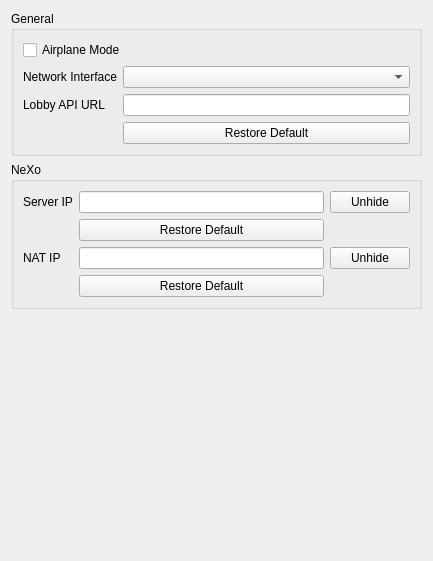
<?xml version="1.0" encoding="UTF-8"?>
<ui version="4.0">
 <class>ConfigureNetwork</class>
 <widget class="QWidget" name="ConfigureNetwork">
  <property name="geometry">
   <rect>
    <x>0</x>
    <y>0</y>
    <width>433</width>
    <height>561</height>
   </rect>
  </property>
  <property name="windowTitle">
   <string>Form</string>
  </property>
  <property name="accessibleName">
   <string>Network</string>
  </property>
  <layout class="QVBoxLayout" name="verticalLayout">
   <item>
    <layout class="QVBoxLayout" name="verticalLayout_3">
     <item>
      <widget class="QGroupBox" name="groupBox_2">
       <property name="title">
        <string>General</string>
       </property>
       <layout class="QGridLayout" name="gridLayout_2">
        <item row="0" column="0" colspan="2">
         <widget class="QCheckBox" name="airplane_mode">
          <property name="text">
           <string>Airplane Mode</string>
          </property>
          <property name="toolTip">
           <string>Disable all network functionality, similar to Nintendo Switch airplane mode</string>
          </property>
         </widget>
        </item>
        <item row="1" column="1">
         <widget class="QComboBox" name="network_interface"/>
        </item>
        <item row="1" column="0">
         <widget class="QLabel" name="label_4">
          <property name="text">
           <string>Network Interface</string>
          </property>
         </widget>
        </item>
        <item row="2" column="0">
         <widget class="QLabel" name="label_lobby_api">
          <property name="text">
           <string>Lobby API URL</string>
          </property>
         </widget>
        </item>
        <item row="2" column="1">
         <widget class="QLineEdit" name="lobby_api_url"/>
        </item>
        <item row="3" column="1">
         <widget class="QPushButton" name="restore_default_lobby_api">
          <property name="text">
           <string>Restore Default</string>
          </property>
         </widget>
        </item>
       </layout>
      </widget>
     </item>
     <item>
      <widget class="QGroupBox" name="groupBox_nexo">
       <property name="title">
        <string>NeXo</string>
       </property>
       <layout class="QGridLayout" name="gridLayout_nexo">
        <item row="0" column="0">
         <widget class="QLabel" name="label_nexo_server_ip">
          <property name="text">
           <string>Server IP</string>
          </property>
         </widget>
        </item>
        <item row="0" column="1">
         <widget class="QLineEdit" name="nexo_server_ip">
          <property name="echoMode">
           <enum>QLineEdit::Password</enum>
          </property>
         </widget>
        </item>
        <item row="0" column="2">
         <widget class="QPushButton" name="unhide_nexo_server_ip">
          <property name="text">
           <string>Unhide</string>
          </property>
          <property name="checkable">
           <bool>true</bool>
          </property>
         </widget>
        </item>
        <item row="1" column="1">
         <widget class="QPushButton" name="restore_default_nexo_server_ip">
          <property name="text">
           <string>Restore Default</string>
          </property>
         </widget>
        </item>
        <item row="2" column="0">
         <widget class="QLabel" name="label_nexo_nat_ip">
          <property name="text">
           <string>NAT IP</string>
          </property>
         </widget>
        </item>
        <item row="2" column="1">
         <widget class="QLineEdit" name="nexo_nat_ip">
          <property name="echoMode">
           <enum>QLineEdit::Password</enum>
          </property>
         </widget>
        </item>
        <item row="2" column="2">
         <widget class="QPushButton" name="unhide_nexo_nat_ip">
          <property name="text">
           <string>Unhide</string>
          </property>
          <property name="checkable">
           <bool>true</bool>
          </property>
         </widget>
        </item>
        <item row="3" column="1">
         <widget class="QPushButton" name="restore_default_nexo_nat_ip">
          <property name="text">
           <string>Restore Default</string>
          </property>
         </widget>
        </item>
       </layout>
      </widget>
     </item>
    </layout>
   </item>
   <item>
    <spacer name="verticalSpacer">
     <property name="orientation">
      <enum>Qt::Vertical</enum>
     </property>
     <property name="sizeHint" stdset="0">
      <size>
       <width>20</width>
       <height>40</height>
      </size>
     </property>
    </spacer>
   </item>
  </layout>
 </widget>
 <resources/>
 <connections/>
</ui>
